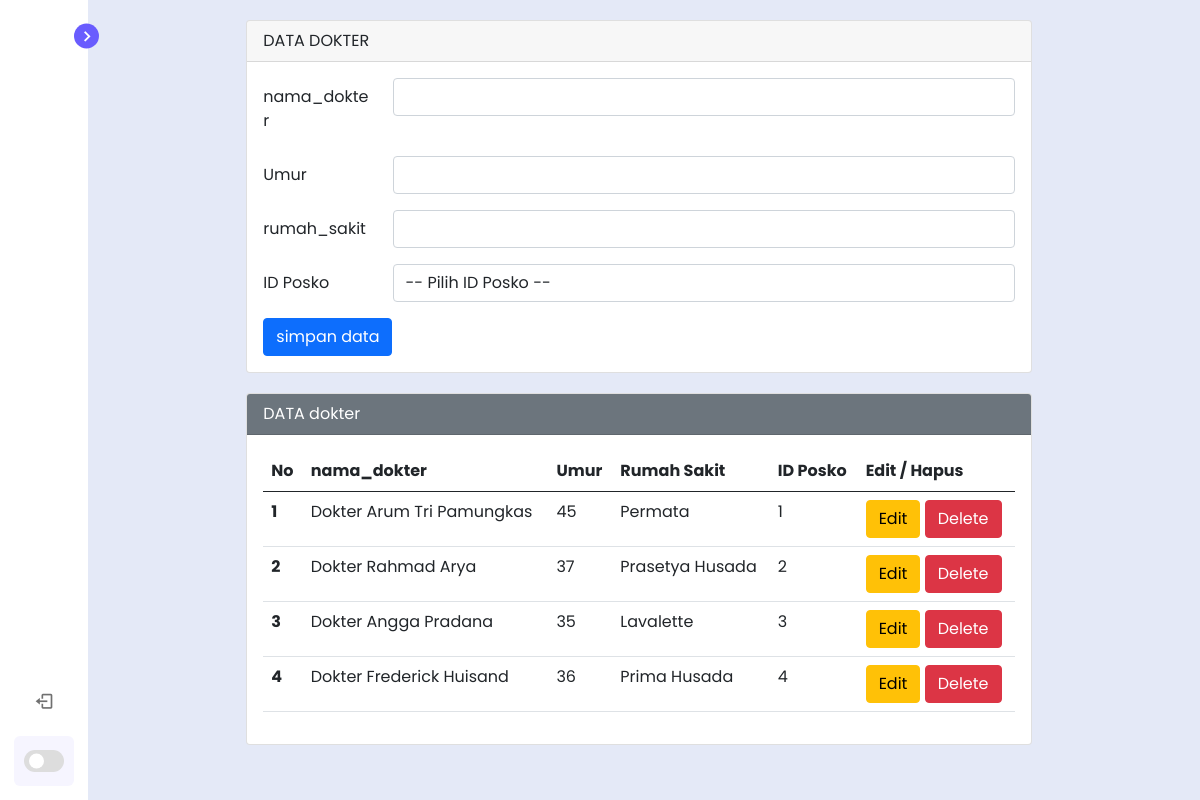
/backend/tabel/dokter.php, run on the app's committed database.
### tables this page shows
CREATE TABLE `dokter` (
  `id` int(11) NOT NULL,
  `nama_dokter` varchar(50) NOT NULL,
  `umur` int(11) NOT NULL,
  `rumah_sakit` varchar(20) NOT NULL,
  `id_posko` int(11) NOT NULL
);

### backend/tabel/dokter.php (the view, shortened to what this page needs)
<?php
$host       = "localhost";
$user       = "root";
$pass       = "";
$db         = "donor";
$koneksi    = mysqli_connect($host, $user, $pass, $db);
$nama_dokter    = "";
$umur           = "";
$rumah_sakit    = "";
?>
<!DOCTYPE html>
<html lang="en">
<head>
    <link href='https://unpkg.com/boxicons@2.1.1/css/boxicons.min.css' rel='stylesheet'>
    <link href="https://cdn.jsdelivr.net/npm/bootstrap@5.0.2/dist/css/bootstrap.min.css" rel="stylesheet">
    <link rel="stylesheet" href="../assets/css/style.css">
</head>
<body>
    <nav class="sidebar close">
        <header>
            <div class="image-text">
            </div>
            <i class='bx bx-chevron-right toggle'></i>
        </header>
        <div class="menu-bar">
            <div class="menu">
                <ul class="menu-links">
                    <li class="nav-link">
                        <a href="pendonor.php">
                            <i class='bx bx-home-alt icon' ></i>
                        </a>
                    </li>
                </ul>
                <ul class="menu-links">
                    <li class="nav-link">
                        <a href="dokter.php">
                            <i class='bx bx-home-alt icon' ></i>
                        </a>
                    </li>
                </ul>
                <ul class="menu-links">
                    <li class="nav-link">
                        <a href="posko_donor.php">
                            <i class='bx bx-home-alt icon' ></i>
                        </a>
                    </li>
                </ul>
                <ul class="menu-links">
                    <li class="nav-link">
                        <a href="riwayat_darah_masuk.php">
                            <i class='bx bx-home-alt icon' ></i>
                        </a>
                    </li>
                </ul>
                <ul class="menu-links">
                    <li class="nav-link">
                        <a href="rumah_sakit.php">
                            <i class='bx bx-home-alt icon' ></i>
                        </a>
                    </li>
                </ul>
                <ul class="menu-links">
                    <li class="nav-link">
                        <a href="riwayat_darah_keluar.php">
                            <i class='bx bx-home-alt icon' ></i>
                        </a>
                    </li>
                </ul>
                <ul class="menu-links">
                    <li class="nav-link">
                        <a href="penerima.php">
                            <i class='bx bx-home-alt icon' ></i>
                        </a>
                    </li>
                </ul>
            </div>
            <div class="bottom-content">
                <li class="">
                    <a href="../login/login.html">
                        <i class='bx bx-log-out icon' ></i>
                    </a>
                </li>
                <li class="mode">
                    <div class="toggle-switch">
                        <span class="switch"></span>
                    </div>
                </li>
            </div>
        </div>
    </nav>
    <section class="home">
    <div class = "mx-auto">
        <div class = "card">
            <div class = "card-header">
                DATA DOKTER
            </div>
            <div class = "card-body">
                <form action="" method="POST">
                    <div class="mb-3 row">
                        <label for="nama_dokter" class="col-sm-2 col-form-label">nama_dokter</label>
                        <div class="col-sm-10">
                            <input type="text" class="form-control" id="nama_dokter" name="nama_dokter" value="<?php echo $nama_dokter ?>">
                        </div>
                    </div>
                    <div class="mb-3 row">
                        <label for="umur" class="col-sm-2 col-form-label">Umur</label>
                        <div class="col-sm-10">
                            <input type="text" class="form-control" id="umur" name="umur" value="<?php echo $umur ?>">
                        </div>
                    </div>
                    <div class="mb-3 row">
                        <label for="rumah_sakit" class="col-sm-2 col-form-label">rumah_sakit</label>
                        <div class="col-sm-10">
                            <input type="text" class="form-control" id="rumah_sakit" name="rumah_sakit" value="<?php echo $rumah_sakit ?>">
                        </div>
                    </div>
                    <div class="mb-3 row">
                        <label for="id_posko" class="col-sm-2 col-form-label">ID Posko</label>
                        <div class="col-sm-10">
                            <select class="form-control" name="id_posko" id="id_posko">
                                <option value="">-- Pilih ID Posko --</option>
                            </select>
                        </div>
                    </div>
                    <div class="col-12">
                        <input type="submit" name="simpan" value="simpan data" class="btn btn-primary">
                    </div>
                </form>
            </div>
        </div>
        <div class = "card">
            <div class = "card-header text-white bg-secondary">
                DATA dokter
            </div>
            <div class = "card-body">
                <form action="" method="POST">
                    <table class="table">
                        <thead>
                            <tr>
                                <th scope="col">No</th>
                                <th scope="col">nama_dokter</th>
                                <th scope="col">Umur</th>
                                <th scope="col">Rumah Sakit</th>
                                <th scope="col">ID Posko</th>
                                <th scope="col">Edit / Hapus</th>
                            </tr>
                        </thead>
                        <tbody>
                                <?php
                                $sql2   = "select * from dokter order by id asc";
                                $q2     = mysqli_query($koneksi, $sql2);
                                $urut   = 1;
                                while ($r2 = mysqli_fetch_array($q2)) {
                                    $id             = $r2['id'];
                                    $nama_dokter    = $r2['nama_dokter'];
                                    $umur           = $r2['umur'];
                                    $rumah_sakit    = $r2['rumah_sakit'];
                                    $id_posko       = $r2['id_posko'];
                                ?>
                                <tr>
                                    <th scope="row"><?php echo $urut++ ?></th>
                                    <td scope="row"><?php echo $nama_dokter ?></td>
                                    <td scope="row"><?php echo $umur ?></td>
                                    <td scope="row"><?php echo $rumah_sakit ?></td>
                                    <td scope="row"><?php echo $id_posko ?></td>
                                    <td scope="row">
                                        <a href="dokter.php?op=edit&id=<?php echo $id ?>"><button type="button" class="btn btn-warning">Edit</button></a>
                                        <a href="dokter.php?op=delete&id=<?php echo $id?>" onclick="return confirm('Hapus Data ?')"><button type="button" class="btn btn-danger">Delete</button></a>
                                    </td>
                                </tr>
                                <?php
                                }
                                ?>
                        </tbody>
                    </table>
                </form>
            </div>
        </div>
    </div>
    </section>
</body>
</html>

### backend/assets/css/style.css (style rules this page uses)
* { margin: 0; padding: 0; box-sizing: border-box; font-family: 'Poppins', sans-serif; }
:root { --body-color: #E4E9F7; --sidebar-color: #FFF; --primary-color: #695CFE; --primary-color-light: #F6F5FF; --toggle-color: #DDD; --text-color: #707070; --tran-03: all 0.2s ease; --tran-03: all 0.3s ease; --tran-04: all 0.3s ease; --tran-05: all 0.3s ease; }
body { min-height: 100vh; background-color: var(--body-color); transition: var(--tran-05); }
.sidebar { position: fixed; top: 0; left: 0; height: 100%; width: 300px; padding: 10px 14px; background: var(--sidebar-color); transition: var(--tran-05); z-index: 100; }
.sidebar.close { width: 88px; }
.sidebar li { height: 50px; list-style: none; display: flex; align-items: center; margin-top: 10px; }
.sidebar header .image, .sidebar .icon { min-width: 60px; border-radius: 6px; }
.sidebar .icon { min-width: 60px; border-radius: 6px; height: 100%; display: flex; align-items: center; justify-content: center; font-size: 20px; }
.sidebar .text, .sidebar .icon { color: var(--text-color); transition: var(--tran-03); }
.sidebar header { position: relative; }
.sidebar header .image-text { display: flex; align-items: center; }
.sidebar header .toggle { position: absolute; top: 50%; right: -25px; transform: translateY(-50%) rotate(180deg); height: 25px; width: 25px; background-color: var(--primary-color); color: var(--sidebar-color); border-radius: 50%; display: flex; align-items: center; justify-content: center; font-size: 22px; cursor: pointer; transition: var(--tran-05); }
.sidebar.close .toggle { transform: translateY(-50%) rotate(0deg); }
.sidebar .menu { margin-top: 40px; }
.sidebar li a { list-style: none; height: 100%; background-color: transparent; display: flex; align-items: center; height: 100%; width: 100%; border-radius: 6px; text-decoration: none; transition: var(--tran-03); }
.sidebar .menu-bar { height: calc(100% - 55px); display: flex; flex-direction: column; justify-content: space-between; overflow-y: scroll; }
.sidebar .menu-bar .mode { border-radius: 6px; background-color: var(--primary-color-light); position: relative; transition: var(--tran-05); }
.menu-bar .bottom-content .toggle-switch { position: absolute; right: 0; height: 100%; min-width: 60px; display: flex; align-items: center; justify-content: center; border-radius: 6px; cursor: pointer; }
.toggle-switch .switch { position: relative; height: 22px; width: 40px; border-radius: 25px; background-color: var(--toggle-color); transition: var(--tran-05); }
.switch::before { content: ''; position: absolute; height: 15px; width: 15px; border-radius: 50%; top: 50%; left: 5px; transform: translateY(-50%); background-color: var(--sidebar-color); transition: var(--tran-04); }
.home { position: absolute; top: 0; top: 0; left: 250px; height: 100vh; width: calc(100% - 250px); background-color: var(--body-color); transition: var(--tran-05); }
.sidebar.close ~ .home { left: 78px; height: 100vh; width: calc(100% - 78px); }

### backend/tabel/dokter.php (style rules this page uses)
.mx-auto { width: 70%; }
.card { margin-top: 20px; margin-bottom: 20px; }

### data on the page
dokter: nama_dokter "Dokter Arum Tri Pamungkas", umur "45", rumah_sakit "Permata", id_posko "1"
dokter: nama_dokter "Dokter Rahmad Arya", umur "37", rumah_sakit "Prasetya Husada", id_posko "2"
dokter: nama_dokter "Dokter Angga Pradana", umur "35", rumah_sakit "Lavalette", id_posko "3"
dokter: nama_dokter "Dokter Frederick Huisand", umur "36", rumah_sakit "Prima Husada", id_posko "4"
